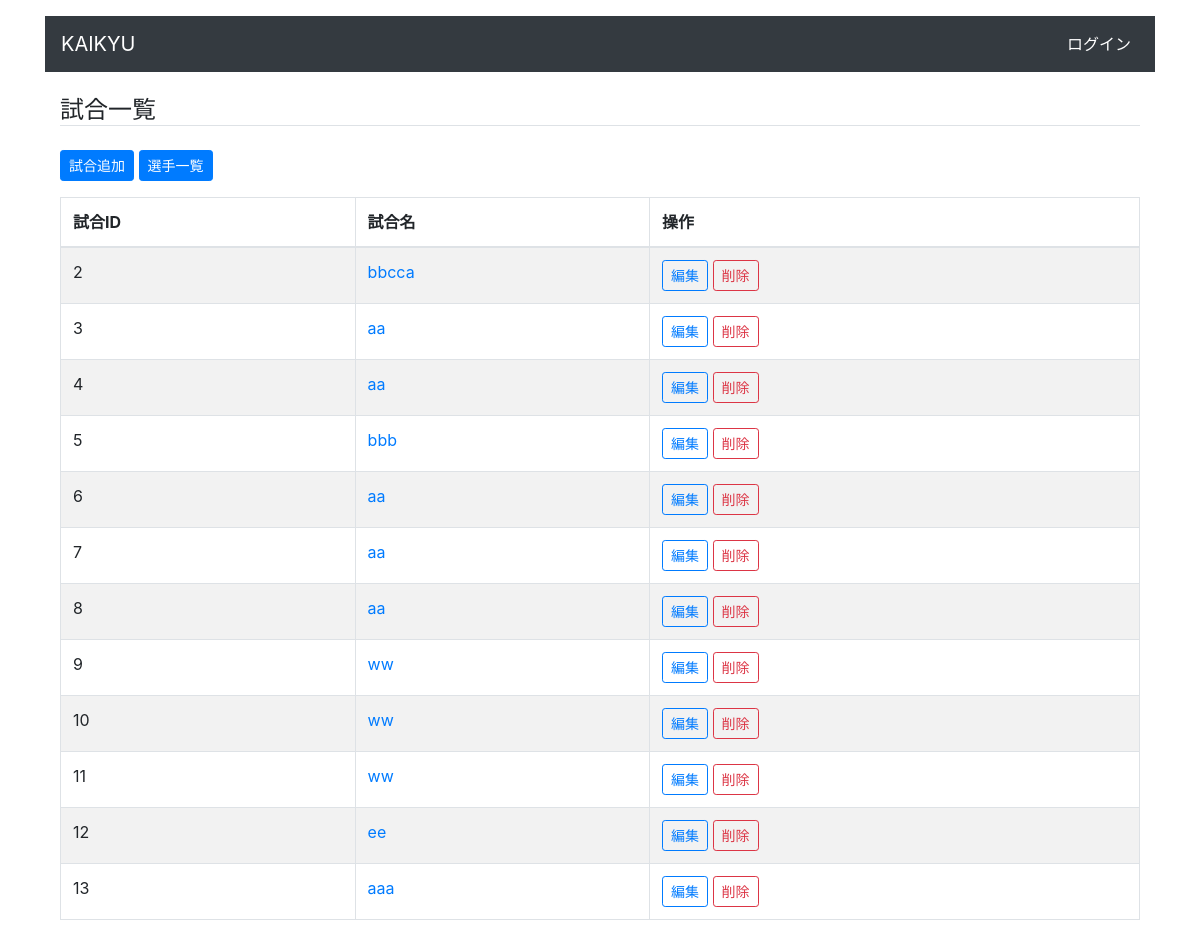
Page /cms/match_list/1 on the earlier database version.
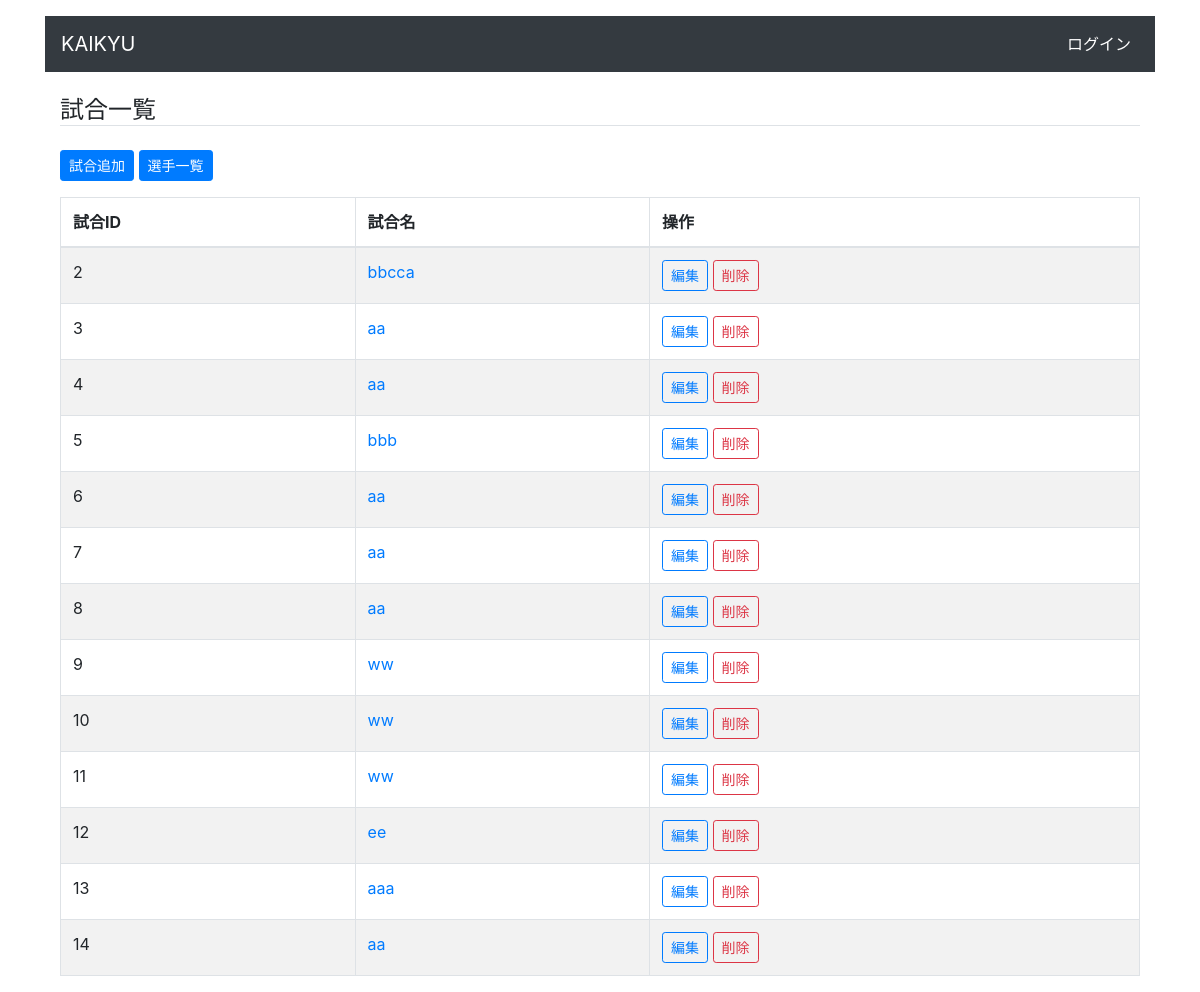
Same page on the later database version.
### cms/models.py (models this page shows, shortened)
class Match(models.Model):
    competition = models.ForeignKey(
        Competition, verbose_name='大会', related_name='match', on_delete=models.CASCADE)
    name = models.CharField('試合名', max_length=255)

### cms/views.py (the view)
# urls.py: path('match_list/<int:competition_id>',
def match_list(request, competition_id):
    matches = Match.objects.filter(
        competition_id=competition_id).values()
    return render(request, 'cms/match_list.html', {'matches': matches, 'competition_id': competition_id})

### cms/templates/cms/match_list.html
{% extends "cms/base.html" %}
{% block content %}
<h4 class="mt-4 border-bottom">試合一覧</h4>
<a href="{% url 'cms:add_match' competition_id=competition_id %}" class="btn btn-primary btn-sm my-3">試合追加</a>
<a href="{% url 'cms:player_list' competition_id=competition_id %}" class="btn btn-primary btn-sm my-3">選手一覧</a>
<table class="table table-striped table-bordered">
  <thead>
    <tr>
      <th scope="col">試合ID</th>
      <th scope="col">試合名</th>
      <th scope="col">操作</th>
    </tr>
  </thead>
  <tbody>
    {% for match in matches %}
    <tr>
      <td>{{ match.id }}</td>
      <td><a href="{% url 'cms:edit_hit' competition_id=competition_id match_id=match.id %}">
          {{ match.name }}
        </a>
      </td>
      <td>
        <a href="{% url 'cms:edit_match' competition_id=competition_id match_id=match.id %}"
          class="btn btn-outline-primary btn-sm">編集</a>
        <a href="{% url 'cms:delete_match' competition_id=competition_id match_id=match.id %}"
          class="btn btn-outline-danger btn-sm">削除</a>
      </td>
    </tr>
    {% endfor %}
  </tbody>
</table>
{% endblock content %}

Differences in the rows shown:
added Match: id "14", name "aa"
